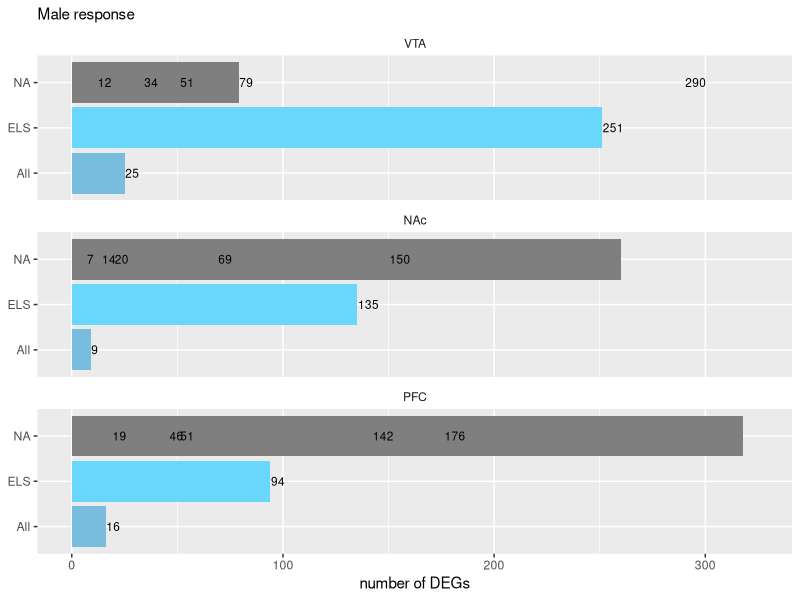
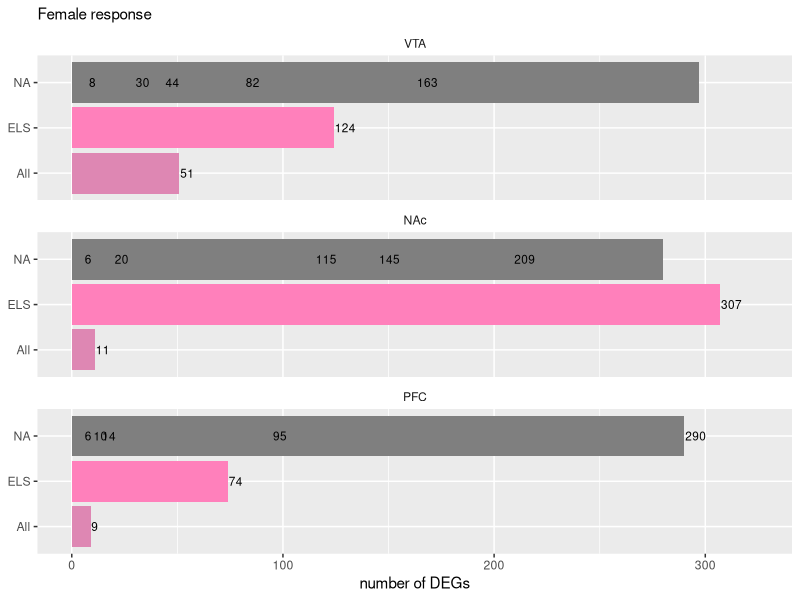
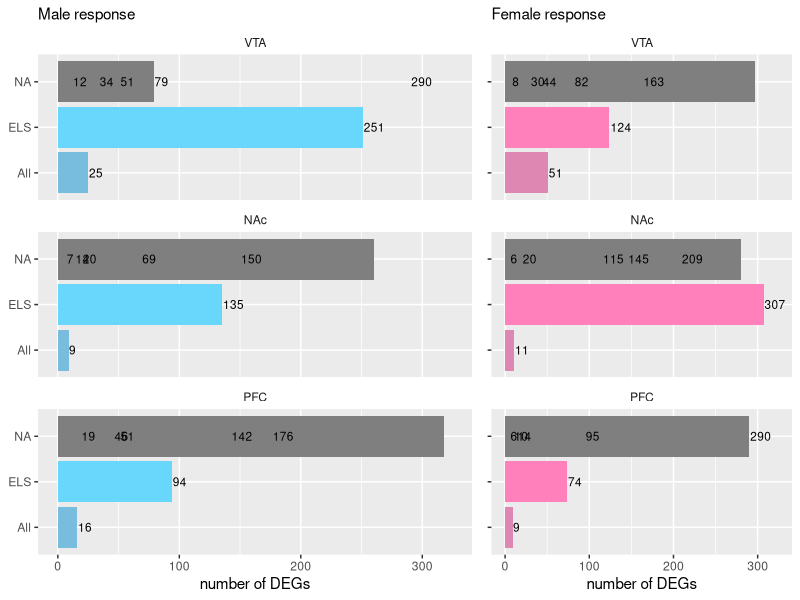

Write R code to recreate these figures, in order.
## ---- chunk 1
library(ggplot2)
library(dplyr)
library(cowplot)

knitr::opts_chunk$set(fig.path = './')
## ---- chunk 2
fig1venn <- read.csv("fig1venn.csv")

head(fig1venn)

summary(fig1venn)

fig1venn$region <- factor(fig1venn$region, levels = c("VTA", "NAc", "PFC")) 
fig1venn$group <- factor(fig1venn$group, levels = c("All" ,  
                                                       "AS vs ELS + AS",
                                                       "ELS vs ELS + AS" ,
                                                       "ELS vs AS",
                                                       "ELS + AS",
                                                       "AS",
                                                       "ELS" 
                                                       ))


males <- fig1venn %>% filter(sex == "male") %>% droplevels()
females <- fig1venn %>% filter(sex == "female") %>% droplevels()


m <- ggplot(data=males, aes(x=group, y = number,  fill = group)) + 
  geom_bar(stat="identity")  + 
  coord_flip() + 
  facet_wrap(~region, nrow = 3) +
  scale_x_discrete(drop=FALSE)+
  scale_y_continuous(limits=c(0, 325)) +
  scale_fill_manual(values = c("All" = "#79BDDE",  
                                "AS vs ELS + AS" = "#A7C8D9",
                                "ELS vs ELS + AS" = "#03BEEE" ,
                                "ELS vs AS" = "#8DD6F2",
                                "ELS + AS" = "#92C9DE",
                                "AS" = "#DDDEE0",
                                "ELS" = "#69D7FC" )) +
  geom_text(aes(label=number),size=3, hjust = -0.05) +
  guides(fill = guide_legend(reverse = TRUE)) +
  theme(legend.title = element_blank(),
        legend.position = "none",
        strip.background = element_rect( fill="white")) +
  labs(subtitle = "Male response",
       x = NULL, y = "number of DEGs") 
m

f <- ggplot(data=females, aes(x=group, y = number,  fill = group)) + 
  geom_bar(stat="identity")  + 
  coord_flip() + 
  facet_wrap(~region, nrow = 3) +
  scale_x_discrete(drop=FALSE)+
  scale_y_continuous(limits=c(0, 325)) +
  scale_fill_manual(values = c("All" = "#DE87B3",  
                                "AS vs ELS + AS" = "#D4AEC9",
                                "ELS vs ELS + AS" = "#FF469F" ,
                                "ELS vs AS" = "#E2A1BF",
                                "ELS + AS" = "#F3A4D5",
                                "AS" = "#DDDEE0",
                                "ELS" = "#FF80BB" )) +
  geom_text(aes(label=number),size=3, hjust = -0.05) +
  guides(fill = guide_legend(reverse = TRUE)) +
  theme(legend.title = element_blank(),
        legend.position = "none",
        strip.background = element_rect( fill="white")) +
  labs(subtitle = "Female response",
       x = NULL, y = "number of DEGs") 
f

plot_grid(m, f + theme(axis.text.y=element_blank()), 
          nrow = 1, rel_widths = c(0.6,0.4))
